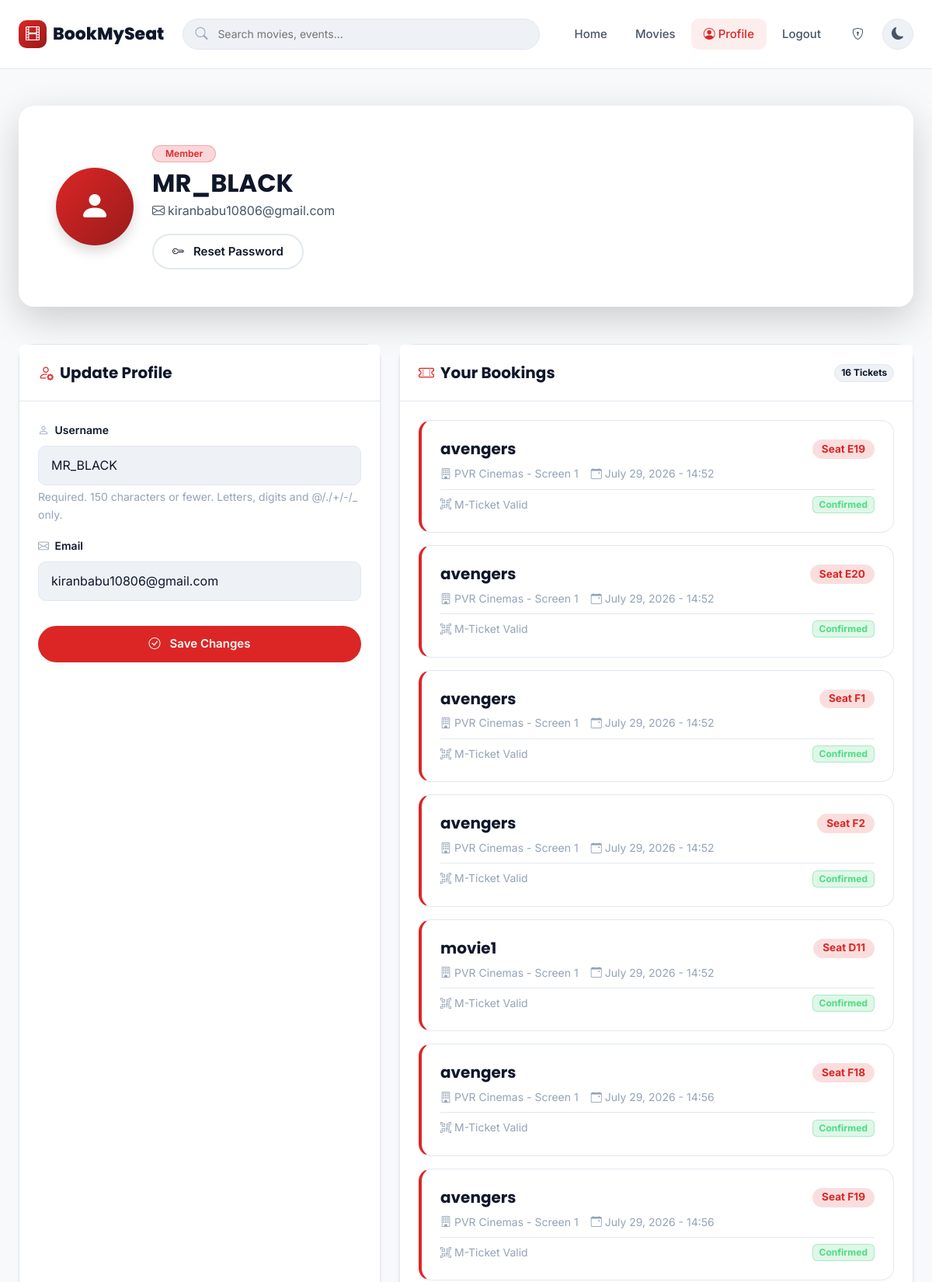
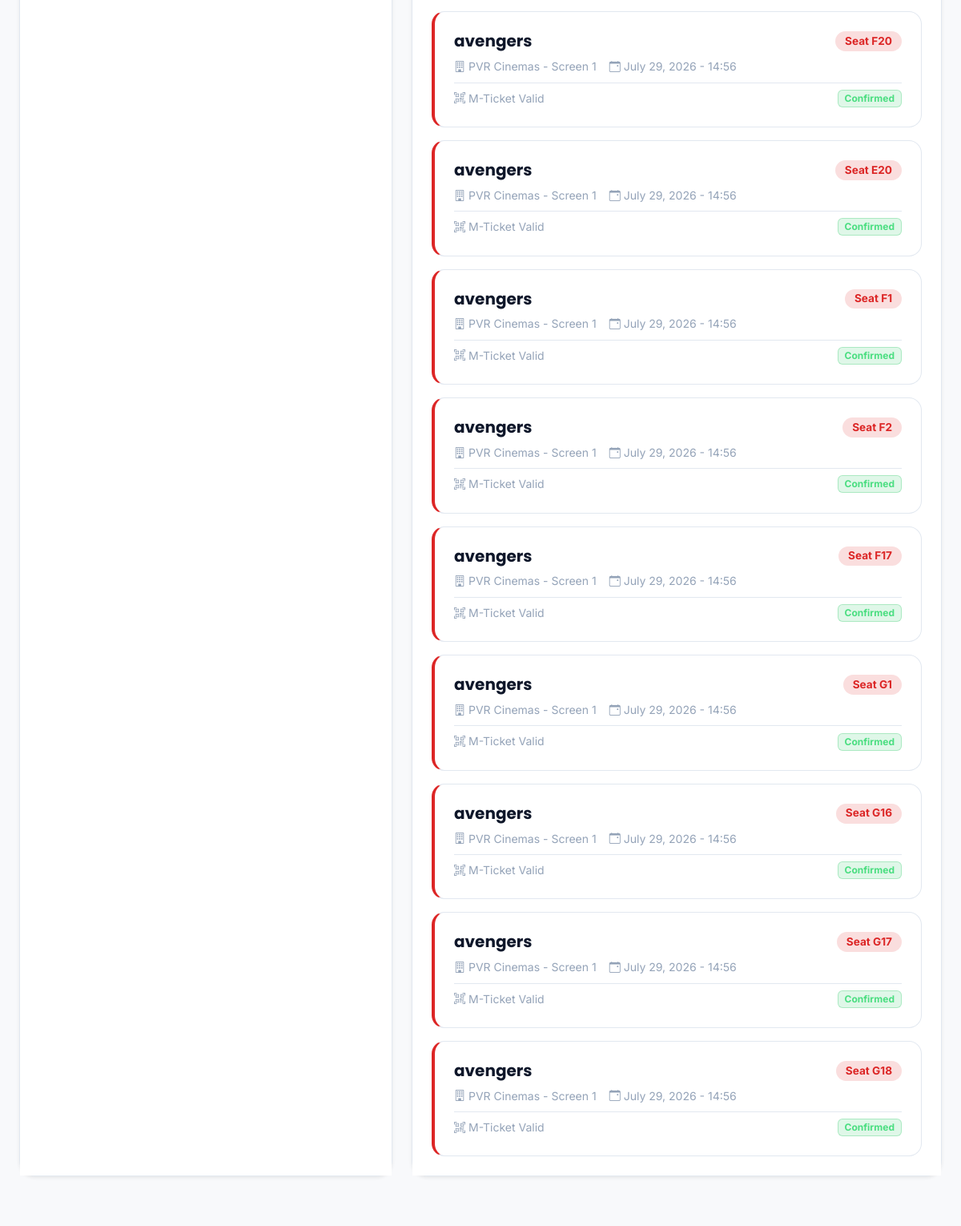
Screenshot of /profile/ (signed in, upper part) with the database file from the repository (2 pictures, top to bottom).
### movies/models.py (models this page shows, shortened)
class Booking(models.Model):
    user=models.ForeignKey(User,on_delete=models.CASCADE)
    seat=models.OneToOneField(Seat,on_delete=models.CASCADE)
    movie=models.ForeignKey(Movie,on_delete=models.CASCADE)
    theater=models.ForeignKey(Theater,on_delete=models.CASCADE)
    booked_at=models.DateTimeField(auto_now_add=True)

class Movie(models.Model):
    STATUS_CHOICES = [
        ('draft', 'Draft'),
        ('coming_soon', 'Coming Soon'),
        ('now_showing', 'Now Showing'),
        ('archived', 'Archived'),
        ('hidden', 'Hidden'),
    ]
    name = models.CharField(max_length=255)
    image = models.ImageField(upload_to="movies/")
    thumbnail = models.ImageField(upload_to="movies/thumbnails/", blank=True, null=True)
    rating = models.DecimalField(max_digits=3, decimal_places=1)
    cast = models.TextField()
    description = models.TextField(blank=True, null=True)
    duration = models.PositiveIntegerField(blank=True, null=True, help_text="Duration in minutes")
    release_date = models.DateField(blank=True, null=True)
    certificate = models.CharField(max_length=20, blank=True, null=True, help_text="e.g., U, UA, A")
    banner = models.ImageField(upload_to="movies/banners/", blank=True, null=True)
    director = models.CharField(max_length=255, blank=True, null=True)
    producer = models.CharField(max_length=255, blank=True, null=True)
    trailer_url = models.URLField(max_length=500, blank=True, null=True)
    status = models.CharField(max_length=20, choices=STATUS_CHOICES, default='draft')
    imdb_rating = models.DecimalField(max_digits=3, decimal_places=1, blank=True, null=True)
    show_on_homepage = models.BooleanField(default=True, help_text="Show this movie on the homepage")
    is_deleted = models.BooleanField(default=False, help_text="Soft delete flag")
    genres = models.ManyToManyField('admin_panel.Genre', blank=True, related_name='movies')
    languages = models.ManyToManyField('admin_panel.Language', blank=True, related_name='movies')

class Seat(models.Model):
    theater = models.ForeignKey(Theater,on_delete=models.CASCADE,related_name='seats')
    seat_number = models.CharField(max_length=10)
    is_booked=models.BooleanField(default=False)

class Theater(models.Model):
    name = models.CharField(max_length=255)
    movie = models.ForeignKey(Movie,on_delete=models.CASCADE,related_name='theaters')
    time= models.DateTimeField()

### users/views.py (the view)
# urls.py: path('profile/', views.profile_view, name='admin_profile'),
@login_required
def profile(request):
    bookings= Booking.objects.filter(user=request.user)
    if request.method == 'POST':
        u_form = UserUpdateForm(request.POST, instance=request.user)
        if u_form.is_valid():
            u_form.save()
            return redirect('profile')
    else:
        u_form = UserUpdateForm(instance=request.user)
    return render(request, 'users/profile.html', {'u_form': u_form,'bookings':bookings})

### users/forms.py
class UserUpdateForm(forms.ModelForm):
    email = forms.EmailField()
    class Meta:
        model = User
        fields = ['username', 'email']

### templates/users/profile.html (shortened to what this page needs)
{% extends "base.html" %}
{% load static %}
{% block content %}
<section class="page-section">
  <div class="container-bms">
    <div class="card mb-5 border-0 shadow-lg overflow-hidden profile-banner">
      <div class="card-body p-4 p-md-5">
        <div class="d-flex align-items-center gap-4 flex-wrap">
          <div class="profile-avatar m-0 shadow">
            <i class="bi bi-person-fill"></i>
          </div>
          <div>
            <span class="badge profile-badge mb-2 px-3 py-1 rounded-pill fw-semibold">Member</span>
            <h1 class="h2 fw-bold mb-1" style="color: var(--text-primary);">{{ user.username }}</h1>
            <p class="profile-meta mb-3"><i class="bi bi-envelope me-1"></i>{{ user.email }}</p>
            <div class="d-flex gap-2 flex-wrap">
              <a href="{% url 'password_reset' %}" class="btn btn-sm btn-bms-outline fw-semibold rounded-pill">
                <i class="bi bi-key me-1"></i> Reset Password
              </a>
            </div>
          </div>
        </div>
      </div>
    </div>
    <div class="row g-4">
      <div class="col-lg-5">
        <div class="card h-100 border-0 shadow-sm" style="background: var(--bg-card); border-radius: var(--radius-xl); border: 1px solid var(--border-color) !important;">
          <div class="card-header bg-transparent border-bottom p-4" style="border-color: var(--border-color) !important;">
            <h2 class="h5 fw-bold mb-0"><i class="bi bi-person-gear me-2 text-danger"></i>Update Profile</h2>
          </div>
          <div class="card-body p-4">
            <form method="POST" class="form-bms">
              {% for field in u_form %}
                <div class="mb-3">
                  <label for="{{ field.id_for_label }}" class="form-label">
                    <i class="bi bi-{% if field.name == 'username' %}person{% elif field.name == 'email' %}envelope{% else %}info-circle{% endif %} me-1 text-muted"></i>
                    {{ field.label }}
                  </label>
                  {{ field }}
                  {% if field.help_text %}
                    <small class="form-text text-muted d-block mt-1">{{ field.help_text }}</small>
                  {% endif %}
                </div>
              {% endfor %}
              <button class="btn btn-bms-primary w-100 justify-content-center mt-3" type="submit">
                <i class="bi bi-check-circle me-1"></i> Save Changes
              </button>
            </form>
          </div>
        </div>
      </div>
      <div class="col-lg-7">
        <div class="card h-100 border-0 shadow-sm" style="background: var(--bg-card); border-radius: var(--radius-xl); border: 1px solid var(--border-color) !important;">
          <div class="card-header bg-transparent border-bottom p-4 d-flex align-items-center justify-content-between" style="border-color: var(--border-color) !important;">
            <h2 class="h5 fw-bold mb-0"><i class="bi bi-ticket-perforated me-2 text-danger"></i>Your Bookings</h2>
            <span class="badge rounded-pill" style="background: var(--bg-tertiary); color: var(--text-primary); border: 1px solid var(--border-color);">{{ bookings|length }} Tickets</span>
          </div>
          <div class="card-body p-4">
            {% if bookings %}
              <div class="d-flex flex-column gap-3">
                {% for booking in bookings %}
                  <article class="booking-ticket">
                    <div class="d-flex justify-content-between align-items-start gap-2 mb-2 flex-wrap">
                      <h3 class="h5 fw-bold mb-0" style="color: var(--text-primary);">{{ booking.movie.name }}</h3>
                      <span class="badge" style="background: rgba(220,38,38,0.15); color: var(--accent-primary); font-size: 0.85rem; padding: 0.35rem 0.75rem; border-radius: var(--radius-full);">
                        Seat {{ booking.seat.seat_number }}
                      </span>
                    </div>
                    <div class="d-flex flex-wrap gap-3 text-muted small mb-2">
                      <span><i class="bi bi-building me-1"></i>{{ booking.theater.name }}</span>
                      <span><i class="bi bi-calendar-event me-1"></i>{{ booking.booked_at|date:"F d, Y - H:i" }}</span>
                    </div>
                    <div class="pt-2 border-top d-flex justify-content-between align-items-center" style="border-color: var(--border-color) !important;">
                      <span class="small text-muted"><i class="bi bi-qr-code-scan me-1"></i>M-Ticket Valid</span>
                      <span class="badge px-2 py-1" style="background: rgba(34, 197, 94, 0.14); color: #4ade80; border: 1px solid rgba(34, 197, 94, 0.28);">Confirmed</span>
                    </div>
                  </article>
                {% endfor %}
              </div>
            {% endif %}
          </div>
        </div>
      </div>
    </div>
  </div>
</section>
{% endblock %}

### static/css/tokens.css (style rules this page uses)
:root { --font-sans: 'Inter', system-ui, -apple-system, sans-serif; --font-display: 'Poppins', var(--font-sans); --space-xs: 0.25rem; --space-sm: 0.5rem; --space-md: 1rem; --space-lg: 1.5rem; --space-xl: 2rem; --space-2xl: 3rem; --space-3xl: 4rem; --radius-sm: 0.375rem; --radius-md: 0.625rem; --radius-lg: 1rem; --radius-xl: 1.25rem; --radius-full: 9999px; --transition-fast: 150ms ease; --transition-base: 250ms ease; --transition-slow: 400ms cubic-bezier(0.4, 0, 0.2, 1); --navbar-height: 72px; --container-max: 1400px; --content-max: 1200px; }
[data-theme="light"], :root:not([data-theme="dark"]) { --bg-primary: #ffffff; --bg-secondary: #f8f9fb; --bg-tertiary: #eef1f6; --bg-card: #ffffff; --bg-glass: rgba(255, 255, 255, 0.85); --surface-soft: #f1f5f9; --text-primary: #0f172a; --text-secondary: #475569; --text-muted: #94a3b8; --text-inverse: #ffffff; --accent-primary: #dc2626; --accent-primary-hover: #b91c1c; --accent-secondary: #2563eb; --accent-secondary-hover: #1d4ed8; --accent-gold: #d97706; --accent-success: #16a34a; --border-color: #e2e8f0; --border-subtle: #f1f5f9; --shadow-sm: 0 1px 2px rgba(15, 23, 42, 0.05); --shadow-md: 0 4px 16px rgba(15, 23, 42, 0.08); --shadow-lg: 0 12px 40px rgba(15, 23, 42, 0.12); --shadow-glow: 0 0 40px rgba(220, 38, 38, 0.15); --navbar-bg: rgba(255, 255, 255, 0.92); --footer-bg: #0f172a; --footer-text: #cbd5e1; --seat-available: #ffffff; --seat-selected: #dc2626; --seat-booked: #cbd5e1; --seat-vip: #d97706; --seat-wheelchair: #2563eb; --screen-bg: linear-gradient(180deg, #e2e8f0 0%, #cbd5e1 100%); }

### static/css/main.css (style rules this page uses)
*, *::before, *::after { box-sizing: border-box; }
html { scroll-behavior: smooth; transition: background-color var(--transition-base); }
.text-muted { color: var(--text-muted) !important; }
.text-danger { color: var(--accent-primary) !important; }
.card, .card-body, .card-header, .card-footer { background-color: var(--bg-card) !important; color: var(--text-primary) !important; border-color: var(--border-color) !important; }
body { font-family: var(--font-sans); background-color: var(--bg-secondary); color: var(--text-primary); line-height: 1.6; min-height: 100vh; display: flex; flex-direction: column; transition: background-color var(--transition-base), color var(--transition-base), border-color var(--transition-base); }
h1, h2, h3, h4, h5, h6 { font-family: var(--font-display); font-weight: 600; line-height: 1.25; color: var(--text-primary); }
a { color: var(--accent-secondary); text-decoration: none; transition: color var(--transition-fast); }
.container-bms { max-width: var(--container-max); margin: 0 auto; padding-left: var(--space-lg); padding-right: var(--space-lg); }
.page-section { padding: var(--space-3xl) 0; }

### rows the page displays
Booking: movie.name "avengers", seat.seat_number "E19", theater.name "PVR Cinemas - Screen 1", booked_at "July 29, 2026 - 14:52"
Booking: movie.name "avengers", seat.seat_number "E20", theater.name "PVR Cinemas - Screen 1", booked_at "July 29, 2026 - 14:52"
Booking: movie.name "avengers", seat.seat_number "F1", theater.name "PVR Cinemas - Screen 1", booked_at "July 29, 2026 - 14:52"
Booking: movie.name "avengers", seat.seat_number "F2", theater.name "PVR Cinemas - Screen 1", booked_at "July 29, 2026 - 14:52"
Booking: movie.name "movie1", seat.seat_number "D11", theater.name "PVR Cinemas - Screen 1", booked_at "July 29, 2026 - 14:52"
Booking: movie.name "avengers", seat.seat_number "F18", theater.name "PVR Cinemas - Screen 1", booked_at "July 29, 2026 - 14:56"
Booking: movie.name "avengers", seat.seat_number "F19", theater.name "PVR Cinemas - Screen 1", booked_at "July 29, 2026 - 14:56"
Booking: movie.name "avengers", seat.seat_number "F20", theater.name "PVR Cinemas - Screen 1", booked_at "July 29, 2026 - 14:56"
Booking: movie.name "avengers", seat.seat_number "E20", theater.name "PVR Cinemas - Screen 1", booked_at "July 29, 2026 - 14:56"
Booking: movie.name "avengers", seat.seat_number "F1", theater.name "PVR Cinemas - Screen 1", booked_at "July 29, 2026 - 14:56"
Booking: movie.name "avengers", seat.seat_number "F2", theater.name "PVR Cinemas - Screen 1", booked_at "July 29, 2026 - 14:56"
Booking: movie.name "avengers", seat.seat_number "F17", theater.name "PVR Cinemas - Screen 1", booked_at "July 29, 2026 - 14:56"
Booking: movie.name "avengers", seat.seat_number "G1", theater.name "PVR Cinemas - Screen 1", booked_at "July 29, 2026 - 14:56"
Booking: movie.name "avengers", seat.seat_number "G16", theater.name "PVR Cinemas - Screen 1", booked_at "July 29, 2026 - 14:56"
Booking: movie.name "avengers", seat.seat_number "G17", theater.name "PVR Cinemas - Screen 1", booked_at "July 29, 2026 - 14:56"
Booking: movie.name "avengers", seat.seat_number "G18", theater.name "PVR Cinemas - Screen 1", booked_at "July 29, 2026 - 14:56"

### other values shown
{{ user.username }} "MR_BLACK"
{{ user.email }} "kiranbabu10806@gmail.com"
{{ field.label }} "Username" "Email"
{{ field.help_text }} "Required. 150 characters or fewer. Letters, digits and @/./+/-/_ only."
{{ bookings|length }} "16"
